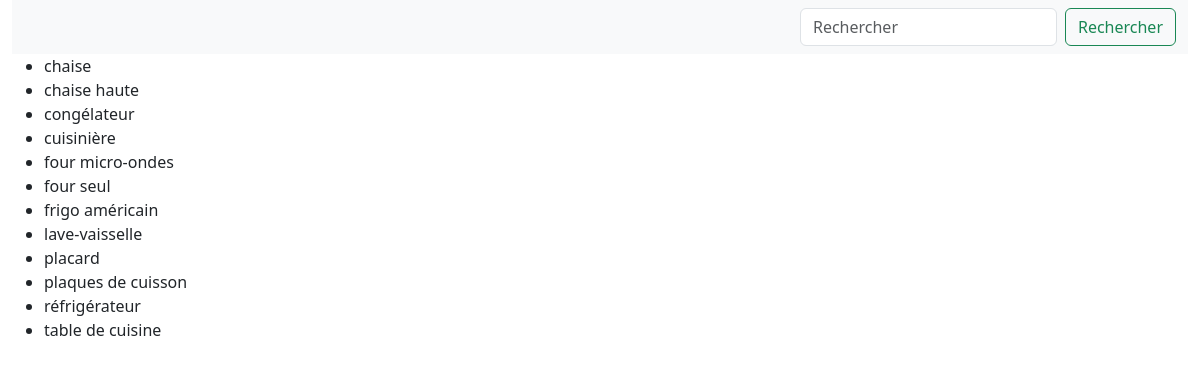
The app's page /inventaire/?place=cuisine with its own data.
### inventaire/models.py (models this page shows, shortened)
class Inventaire_items(models.Model):
    items = models.CharField(max_length=100)
    volume = models.DecimalField(max_digits=6, decimal_places=2)
    place = models.CharField(max_length=50)
    image_item = models.ImageField(upload_to="img_inventaire", blank=True, null=True)

### inventaire/views.py (the view)
# urls.py: path("inventaire/", inventaireParLieu, name="inventaire-par-lieu"),
def inventaireParLieu(request):
    inventaireComplet = Inventaire_items.objects.all()
    typePiece = request.GET.get('place')  # Récupérer les paramètres de recherche
    if typePiece:
        inventaireComplet = inventaireComplet.filter(place=typePiece)  # Filtrer les objets
    return render(request, "inventaire/items_per_place.html", {"typePiece": inventaireComplet})

### inventaire/templates/inventaire/items_per_place.html (shortened to what this page needs)
{% extends 'base.html' %}
{% block content %}
    <nav class="navbar navbar-expand-lg bg-body-tertiary">
        <div class="container-fluid">
             <form class="d-flex" role="search">
                <input class="form-control me-2" type="search" placeholder="Rechercher" aria-label="Search">
                    <button class="btn btn-outline-success" type="submit">Rechercher</button>
            </form>
        </div>
    </nav>
    <ul>
        {% for i in typePiece %}
            <li>
                {{ i.items }}
            </li>
        {% endfor %}
    </ul>
{% endblock %}

### records on screen
Inventaire_items: items "chaise"
Inventaire_items: items "chaise haute"
Inventaire_items: items "congélateur"
Inventaire_items: items "cuisinière"
Inventaire_items: items "four micro-ondes"
Inventaire_items: items "four seul"
Inventaire_items: items "frigo américain"
Inventaire_items: items "lave-vaisselle"
Inventaire_items: items "placard"
Inventaire_items: items "plaques de cuisson"
Inventaire_items: items "réfrigérateur"
Inventaire_items: items "table de cuisine"
